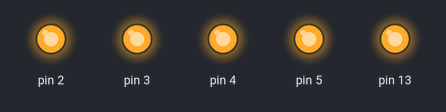
This sketch was run on a simulated Arduino Uno, built with avr-gcc and run on an emulated ATmega328P. On the bench: output pins drawn as LEDs (lit = HIGH).

Above: at 0.5 s.
At 3.5 s:
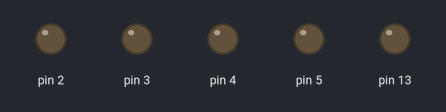
Timing chart, 0 to 4.6 s (numbered marks = the images above):
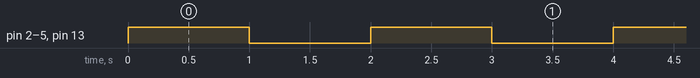

Measured:
- by itself, pin 2–5, pin 13: alternates HIGH for 1.0 s and LOW for 1.0 s

The sketch:

sketch_jun17a_Lab1_1_3.ino
```cpp
void setup() {
  // put your setup code here, to run once:
  pinMode(13,OUTPUT);
  DDRD = DDRD | B00111100;
}

void loop() {
  // put your main code here, to run repeatedly:
  digitalWrite(13,HIGH);
  PORTD = PORTD | B00111100;
  delay(1000);
  digitalWrite(13,LOW);
  PORTD = PORTD & B11000011;
  delay(1000);
}
```
